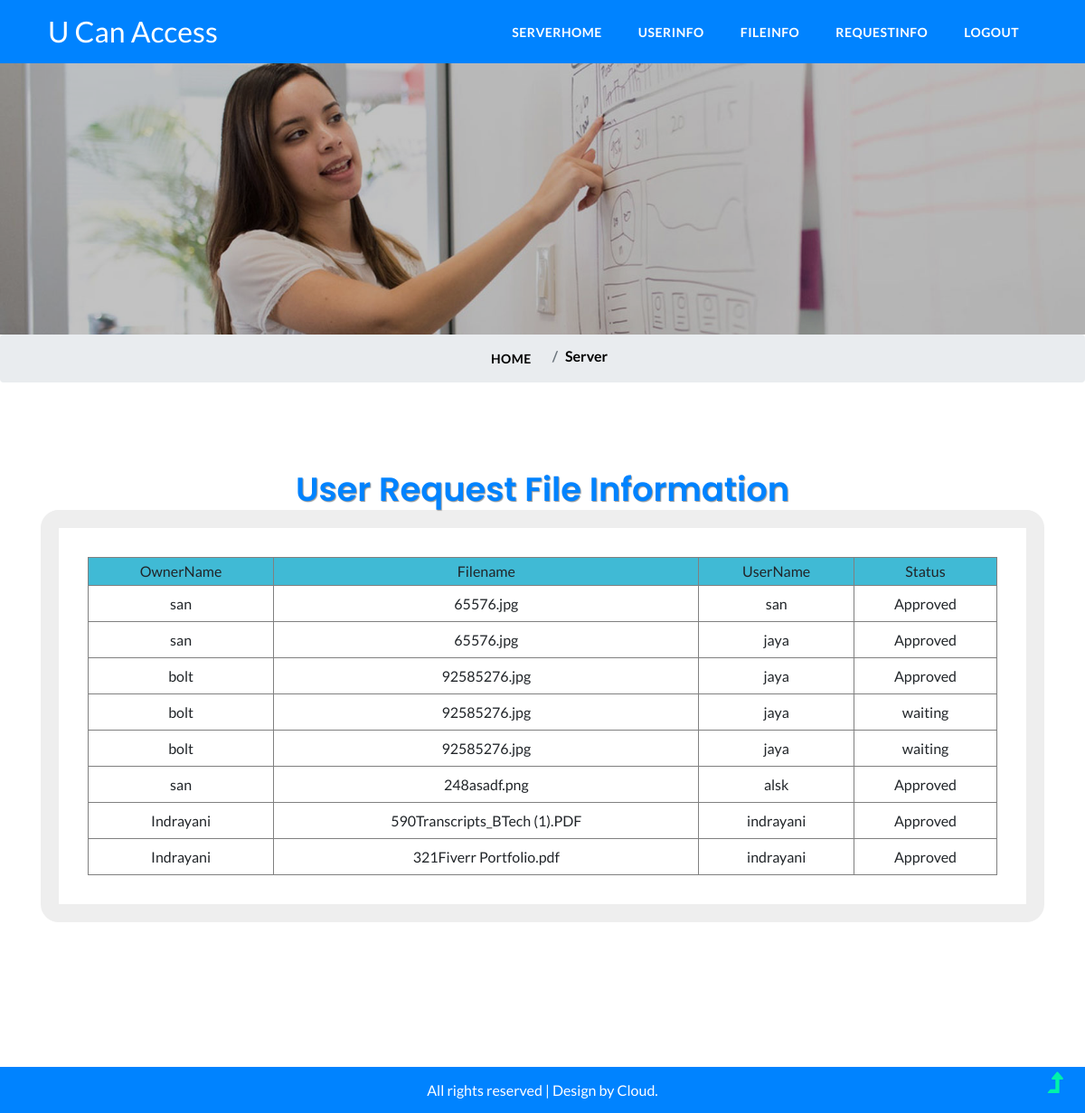
Screenshot of /SRequestInfo with the database file from the repository.
### tables this page shows
CREATE TABLE userfiletb (
            id INTEGER PRIMARY KEY AUTOINCREMENT,
            fid TEXT,
            OwnerName TEXT,
            FileName TEXT,
            prkey TEXT,
            Username TEXT,
            status TEXT,
            ImageName TEXT,
            Imagedkey TEXT,
            Unhidekey TEXT,
            Decryptkey TEXT
        );

### App_v2.py (the view)
@app.route('/SRequestInfo')
def SRequestInfo():
    conn = get_db_connection()
    cur = conn.cursor()
    cur.execute("SELECT * FROM userfiletb")
    data1 = cur.fetchall()
    conn.close()
    return render_template('SRequestInfo.html', data=data1)

### App_v2.py (called while the page is built)
def get_db_connection():
    conn = sqlite3.connect(DB_PATH)
    conn.row_factory = sqlite3.Row  # Allows accessing columns by name
    return conn

### templates/SRequestInfo.html (shortened to what this page needs)
<html lang="zxx">
<head>
    <link href="../static/css/bootstrap.css" type="text/css" rel="stylesheet" media="all">
    <link href="../static/css/style.css" type="text/css" rel="stylesheet" media="all">
    <link href="../static/css/font-awesome.min.css" rel="stylesheet">
</head>
<body>
    <header id="home">
        <div class="container">
            <div class="header d-lg-flex justify-content-between align-items-center py-sm-3 py-2 px-sm-2 px-1">
                <div id="logo">
                    <h1><a href="#">U Can Access</a></h1>
                </div>
                <div class="nav_w3ls ml-lg-5">
                    <nav>
                        <ul class="menu">
                        {% include 'Menu/Server.html'  %}
                        </ul>
                    </nav>
                </div>
            </div>
        </div>
    </header>
    <div class="inner-banner-w3ls d-flex flex-column justify-content-center align-items-center">
    </div>
    <nav aria-label="breadcrumb">
        <ol class="breadcrumb d-flex justify-content-center">
            <li class="breadcrumb-item">
                <a href="/" class="m-0">Home</a>
            </li>
            <li class="breadcrumb-item active" aria-current="page">Server</li>
        </ol>
    </nav>
    <section class="contact-wthree align-w3" id="contact">
        <div class="container" align="center">
            <div class="wthree_pvt_title text-center" >
                <h4 class="w3pvt-title"> User Request File Information
                </h4>
                <div class="contact-form-wthreelayouts" align="left">
                       <table width="100%" border="1" align="center">
              <tr  bgcolor="#40bad5">
                <td height="31" ><div align="center" class="contact_form_subject style1"  >OwnerName</div></td>
                <td ><div align="center" class="contact_form_subject style1" >Filename</div></td>
                <td ><div align="center" class="contact_form_subject style1" >UserName</div></td>
                <td ><div align="center" class="contact_form_subject style1" >Status</div></td>
              </tr>
			  {% for item in data %}
              <tr>
                <td height="40"><div align="center" class="contact_form_name style2">{{item[2]}}</div></td>
                <td><div align="center" class="contact_form_name style2">{{item[3]}}</div></td>
                <td><div align="center" class="ccontact_form_name style2">{{item[5]}}</div></td>
                <td><div align="center" class="contact_form_name style2">{{item[6]}}</div></td>
              </tr>
									   {% endfor %}
            </table>
                </div>
            </div>
        </div>
    </section>
    <div class="cpy-right text-center">
        <p class="text-wh">All rights reserved | Design by
            <a href="#"> Cloud.</a>
        </p>
    </div>
    <a href="#home" class="move-top text-center">
        <span class="fa fa-level-up" aria-hidden="true"></span>
    </a>
</body>
</html>

### templates/Menu/Server.html
<li ><a href="/">ServerHome</a></li>
<li ><a href="/SUserInfo">UserInfo</a></li>
<li ><a href="/SFileInfo">FileInfo</a></li>
<li><a href="/SRequestInfo">RequestInfo</a></li>
<li ><a href="/">Logout</a></li>

### static/css/style.css (style rules this page uses)
body { margin: 0; font-family: 'Lato', sans-serif; background: #fff; }
body a, .w3ls-btn { transition: 0.5s all; -webkit-transition: 0.5s all; -moz-transition: 0.5s all; -o-transition: 0.5s all; -ms-transition: 0.5s all; text-decoration: none; outline: none; }
h1, h2, h3, h4, h5, h6 { margin: 0; font-family: 'Poppins', sans-serif; }
p { margin: 0; color: #333; font-size: 1em; line-height: 1.7; }
ul { margin: 0; padding: 0; }
ul { list-style-type: none; }
html { scroll-behavior: smooth; }
.text-wh { color: #fff; }
a.move-top { position: fixed; bottom: 1.5%; right: 2%; z-index: 0; }
a.move-top span { color: #00f2aa; font-size: 30px; }
header { background: #0083ff; }
nav { margin: 0; padding: 0; }
#logo a { float: left; display: initial; font-family: 'Lato', sans-serif; font-weight: 400; font-size: 0.8em; text-transform: capitalize; color: #fff; }
nav:after { content: ""; display: table; clear: both; }
nav ul { padding: 0; margin: 0; list-style: none; position: relative; }
nav ul li { margin: 0px; display: inline-block; float: left; }
nav a { margin: 0 5px; display: inline-block; transition: 0.5s all; -webkit-transition: 0.5s all; -moz-transition: 0.5s all; -o-transition: 0.5s all; -ms-transition: 0.5s all; font-weight: 700; text-transform: uppercase; color: #fff; padding: 4px 15px; font-size: 0.9em; letter-spacing: 0.5px; border-radius: 20px; }
li>a:only-child:after { content: ''; }
@media (max-width: 1280px) { nav a { font-size: 14px; } }
.cpy-right { padding: 1vw; background: #0083ff; }
.cpy-right p { color: #fff; }
.cpy-right a { color: #fff; }
.banner:before, .inner-banner-w3ls:before { position: absolute; content: ''; background: rgba(0, 0, 0, 0.24); width: 100%; height: 100%; top: 0; left: 0; z-index: -1; }
.inner-banner-w3ls { background: url(../images/inner-banner.jpg) no-repeat center; background-size: cover; min-height: 300px; position: relative; z-index: 0; }
li.breadcrumb-item a { color: #000; }
.breadcrumb-item.active { color: #000000; text-transform: capitalize; font-weight: 600; }
.wthree_pvt_title { margin-bottom: 5em; }
h4.w3pvt-title { color: #0083ff; text-transform: capitalize; font-size: 2.3em; font-weight: 600; text-shadow: 1px 1px 1px #969696; }
.align-w3 { padding: 5em 0; }
.contact-form-wthreelayouts { padding: 2em; border: 20px solid #eee; border-radius: 20px; }

### rows the page displays
userfiletb: OwnerName "san", FileName "65576.jpg", Username "san", status "Approved"
userfiletb: OwnerName "san", FileName "65576.jpg", Username "jaya", status "Approved"
userfiletb: OwnerName "bolt", FileName "92585276.jpg", Username "jaya", status "Approved"
userfiletb: OwnerName "bolt", FileName "92585276.jpg", Username "jaya", status "waiting"
userfiletb: OwnerName "bolt", FileName "92585276.jpg", Username "jaya", status "waiting"
userfiletb: OwnerName "san", FileName "248asadf.png", Username "alsk", status "Approved"
userfiletb: OwnerName "Indrayani", FileName "590Transcripts_BTech (1).PDF", Username "indrayani", status "Approved"
userfiletb: OwnerName "Indrayani", FileName "321Fiverr Portfolio.pdf", Username "indrayani", status "Approved"
